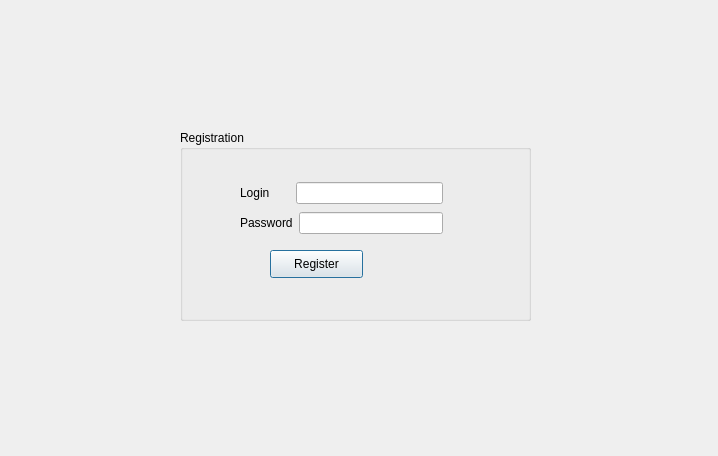
<?xml version="1.0" encoding="UTF-8"?>
<ui version="4.0">
 <class>Autorisation</class>
 <widget class="QDialog" name="Autorisation">
  <property name="geometry">
   <rect>
    <x>0</x>
    <y>0</y>
    <width>718</width>
    <height>456</height>
   </rect>
  </property>
  <property name="windowTitle">
   <string>Dialog</string>
  </property>
  <widget class="QGroupBox" name="groupBox">
   <property name="geometry">
    <rect>
     <x>180</x>
     <y>130</y>
     <width>351</width>
     <height>191</height>
    </rect>
   </property>
   <property name="title">
    <string>Registration</string>
   </property>
   <widget class="QPushButton" name="register_2">
    <property name="geometry">
     <rect>
      <x>90</x>
      <y>120</y>
      <width>93</width>
      <height>28</height>
     </rect>
    </property>
    <property name="text">
     <string>Register</string>
    </property>
   </widget>
   <widget class="QWidget" name="layoutWidget">
    <property name="geometry">
     <rect>
      <x>60</x>
      <y>50</y>
      <width>203</width>
      <height>57</height>
     </rect>
    </property>
    <layout class="QVBoxLayout" name="verticalLayout">
     <item>
      <layout class="QHBoxLayout" name="horizontalLayout">
       <item>
        <widget class="QLabel" name="label">
         <property name="text">
          <string>Login      </string>
         </property>
        </widget>
       </item>
       <item>
        <widget class="QLineEdit" name="login"/>
       </item>
      </layout>
     </item>
     <item>
      <layout class="QHBoxLayout" name="horizontalLayout_2">
       <item>
        <widget class="QLabel" name="label_2">
         <property name="text">
          <string>Password</string>
         </property>
        </widget>
       </item>
       <item>
        <widget class="QLineEdit" name="password"/>
       </item>
      </layout>
     </item>
    </layout>
   </widget>
  </widget>
 </widget>
 <resources/>
 <connections/>
</ui>
